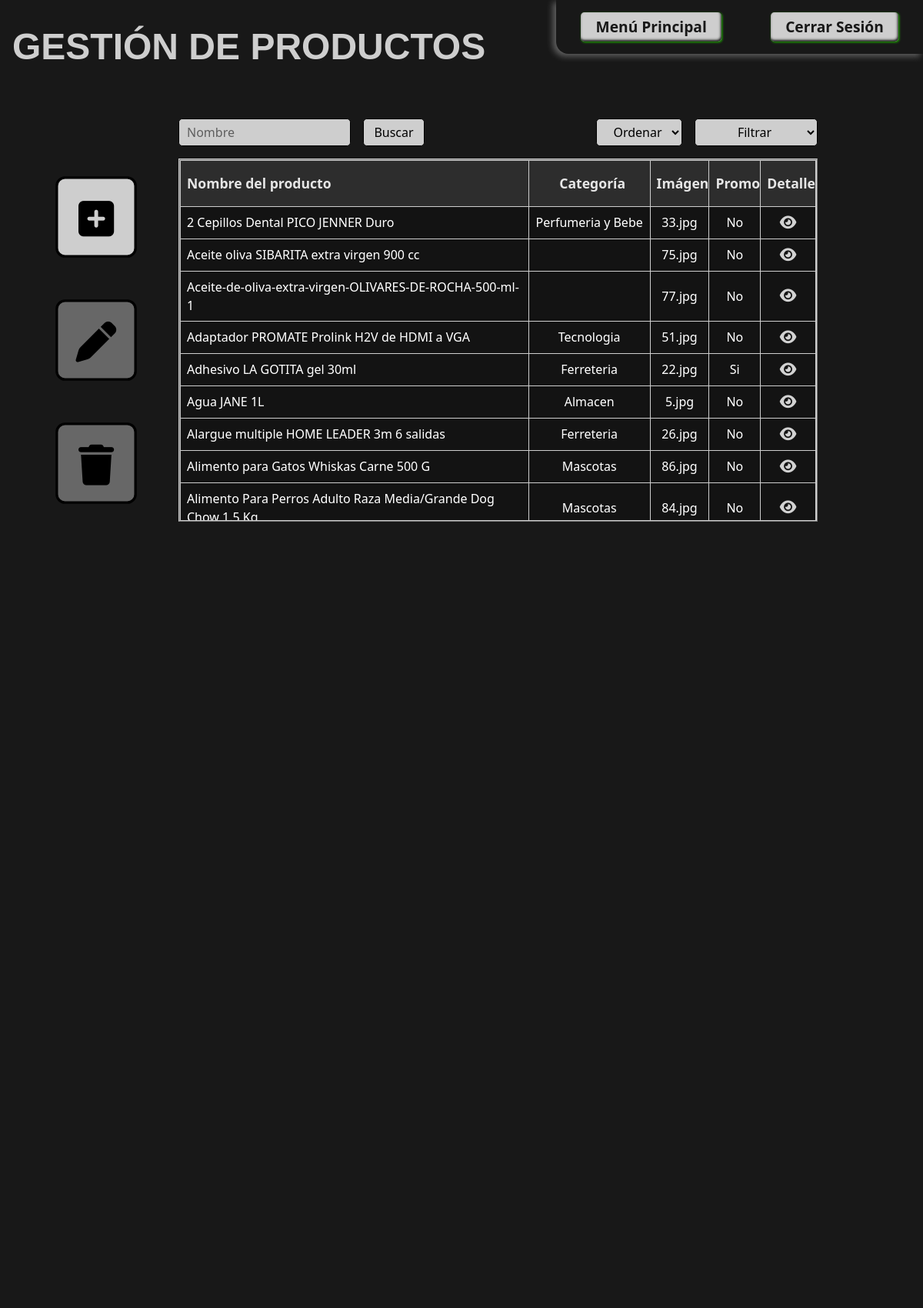
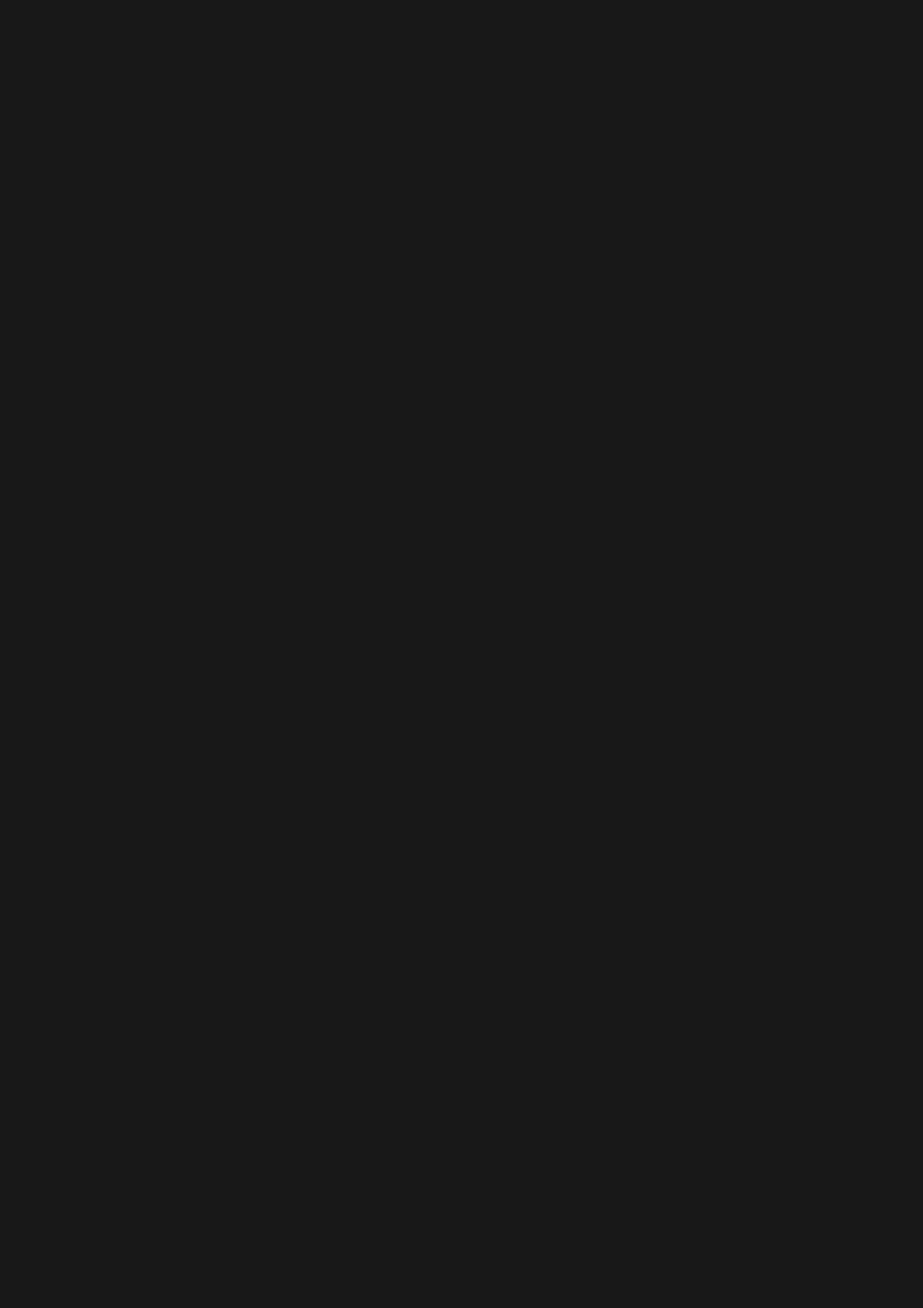
The app's page /pages/abm-productos.php (upper part) with its own data (2 pictures, top to bottom).
### tables this page shows
CREATE TABLE IF NOT EXISTS `PRODUCTOS`(
  `id` int (11) NOT NULL AUTO_INCREMENT,
  `nombre` varchar(255) NOT NULL,
  `descripcion` varchar(255) NOT NULL,
  `imagen` varchar(255) NOT NULL,
  `precio` decimal NOT NULL,
  `usuario_ci` varchar(8),
  `fecha` TIMESTAMP DEFAULT CURRENT_TIMESTAMP NOT NULL, 
  `activo` boolean NOT NULL DEFAULT 1,
  PRIMARY KEY(`id`),
  FOREIGN KEY(`usuario_ci`)
  REFERENCES `USUARIOS`(`ci`)
);

CREATE TABLE IF NOT EXISTS `PRODUCTOS_has_CATEGORIAS` (
  `PRODUCTOS_id` int(11) NOT NULL,
  `CATEGORIAS_id` int(11)NOT NULL,
   PRIMARY KEY(`PRODUCTOS_id`,`CATEGORIAS_id`),
  FOREIGN KEY(`PRODUCTOS_id`)
  	REFERENCES `PRODUCTOS`(`id`),
  FOREIGN KEY(`CATEGORIAS_id`)
   	REFERENCES `CATEGORIAS`(`id`)
	
);

CREATE TABLE IF NOT EXISTS `CATEGORIAS`(
  `id` int (11) NOT NULL AUTO_INCREMENT,
  `nombre` varchar(255) NOT NULL,
  PRIMARY KEY(`id`)
);

### src/repository/products.repository.php (called while the page is built, shortened)
<?php
function findAllProducts(): array
{
    require realpath(dirname(__FILE__)) . "/../db/conexion.php";
    try {
        $res = $con->query("SELECT * FROM PRODUCTOS ORDER BY nombre ASC");
        $reg = $res->fetchAll(PDO::FETCH_ASSOC);
        return $reg ? $reg : [];
    } catch (Exception $e) {
        die("ERROR SQL in findAllProducts(): " . $e->getMessage());
    }
}
function findProductCategoryByProductId(string $productId): string
{
    require realpath(dirname(__FILE__)) . "/../db/conexion.php";
    try {
        $statement = $con->prepare("SELECT CATEGORIAS_id FROM PRODUCTOS_has_CATEGORIAS WHERE PRODUCTOS_id = :productId");
        $statement->execute(array(':productId' => $productId));
        $reg = $statement->fetch(PDO::FETCH_ASSOC);
        if (!empty($reg)) {
            $statement = $con->prepare("SELECT nombre FROM CATEGORIAS WHERE id = :categoryId");
            $statement->execute(array(':categoryId' => $reg['CATEGORIAS_id']));
            $reg = $statement->fetch(PDO::FETCH_ASSOC);
            return $reg['nombre'] ? $reg['nombre'] : '';
        }
        return '';
    } catch (Exception $e) {
        die("ERROR SQL in findProductCategoryByProductId(): " . $e->getMessage());
    }
}

### src/modules/products/abm-productos.php (the view, shortened to what this page needs)
<?php
function getProductsTableData(): string
{
    require realpath(dirname(__FILE__)) . "/../../repository/products.repository.php";
    $productsData = findAllProducts();
    $productsList = '';
    foreach ($productsData as $product) {
        $category = findProductCategoryByProductId($product['id']);
        $isPromo = findProductPromotionStatus($product['id']);
        $isPromo == 1 ? $isPromo = "Si" : $isPromo = "No";
        $productsList .= '
                            <tr id="' . $product['id'] . '" class="user-select-none align-middle" onclick="selectProductRow(' . $product['id'] . ')">
                                <td class="first-in-table">' . $product['nombre'] . '</td>
                                <td id="' . $category . '">' . $category . '</td>
                                <td>' . $product['imagen'] . '</td>
                                <td>' . $isPromo . '</td>
                                <td><button class="btn-eye"><i class="fa-solid fa-eye"></i></button></td>
                            </tr>';
    }
    return $productsList;
}

### styles/style.css (style rules this page uses)
:root { --bytebusters-color: #1fb300; --color-1: #181818; --color-2: #5a5a5a3b; --color-3: #cecece; --color-4: #000000; --color-5: #b8b8b878; --error-color: #e01818; --transparent-color: #00000000; --primary-background-color: var(--color-1); --secondary-background-color: var(--color-2); --background-color-light: var(--color-3); --footer-background-color: var(--color-4); --pressed-button: var(--color-2); --primary-text-color: var(--color-1); --secondary-text-color: var(--color-5); --text-button-color: var(--color-1); --light-text-color: var(--color-3); --primary-border-color: var(--bytebusters-color); --secondary-border-color: var(--color-3); --font-family-h1: Verdana, Geneva, Tahoma, sans-serif; --primary-font-family: 'Lucida Sans', 'Lucida Sans Regular', 'Lucida Grande', 'Lucida Sans Unicode', Geneva, Verdana, sans-serif; }
html { position: relative; min-height: 100vh; }
body { background: var(--primary-background-color); }
td { text-align: center; padding: .5rem; border: 1px solid var(--secondary-border-color); background-color: var(--primary-background-color) !important; border-bottom: 1px solid var(--secondary-border-color); filter: contrast(105%); }
.table>:not(caption)>*>* { padding: .5rem; }
.first-in-table { text-align: start; }
.btn-eye { width: 1.5rem; height: auto; text-align: center; border-radius: 1rem; border: 0; padding: 2px; background-color: var(--transparent-color); }
.btn-eye i { display: flex; justify-content: center; font-size: 1.2rem; color: var(--color-3); }
@media only screen and (min-width: 992px) { html { min-height: 100vh; } }
@media only screen and (min-width: 992px) { body { min-height: 80vh; } }

### records on screen
productos: nombre "2 Cepillos Dental PICO JENNER Duro", id.nombre "Perfumeria y Bebe", imagen "33.jpg", isPromo "No"
productos: nombre "Aceite oliva SIBARITA extra virgen 900 cc", imagen "75.jpg", isPromo "No"
productos: nombre "Aceite-de-oliva-extra-virgen-OLIVARES-DE-ROCHA-500-ml-1", imagen "77.jpg", isPromo "No"
productos: nombre "Adaptador PROMATE Prolink H2V de HDMI a VGA", id.nombre "Tecnologia", imagen "51.jpg", isPromo "No"
productos: nombre "Adhesivo LA GOTITA gel 30ml", id.nombre "Ferreteria", imagen "22.jpg", isPromo "Si"
productos: nombre "Agua JANE 1L", id.nombre "Almacen", imagen "5.jpg", isPromo "No"
productos: nombre "Alargue multiple HOME LEADER 3m 6 salidas", id.nombre "Ferreteria", imagen "26.jpg", isPromo "No"
productos: nombre "Alimento para Gatos Whiskas Carne 500 G", id.nombre "Mascotas", imagen "86.jpg", isPromo "No"
productos: nombre "Alimento Para Perros Adulto Raza Media/Grande Dog Chow 1.5 Kg", id.nombre "Mascotas", imagen "84.jpg", isPromo "No"
